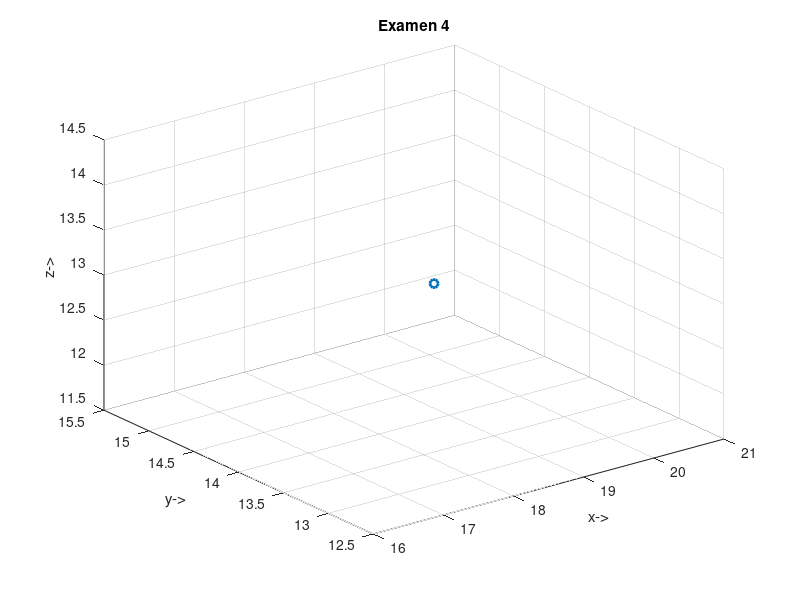

Reproduce this figure in MATLAB.
I = [1 0 0 3.4
     0 1 0 7.15
     0 0 1 8.03
     0 0 0 1]
Y = [ cosd(19) 0 sind(19) 0;
      0 1 0 0;
      -sind(19) 0 cosd(19) 0;
      0 0 0 1]
      
Ruvw = [13; 6.9; 9.7; 1]
     
x = I*Y*Ruvw

plot3(x(1,1),x(2,1),x(3,1),".o","LineWidth",2)
ylabel("y->")
xlabel("x->")
zlabel("z->")
title("Examen 4")
grid("on")